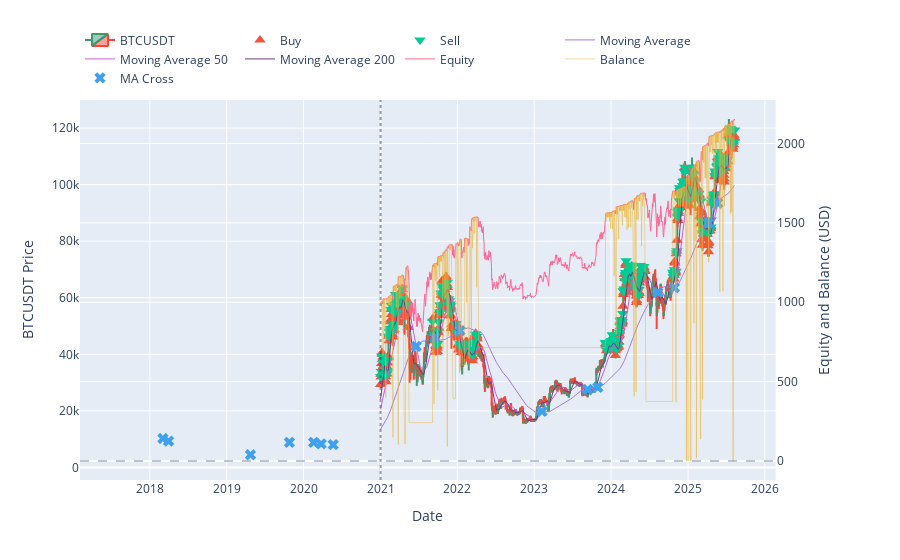

Notebook cell for this chart:
### Code cell
# ---- PLOT: Candlesticks + Buy/Sell markers + Equity curve (secondary y-axis) ----
import plotly.graph_objects as go
from plotly.subplots import make_subplots
import pandas as pd

# 1) Build the same price window used for the forward test
window = df.loc[pd.to_datetime(deposit_date):pd.to_datetime(horizon_end)].copy()

# 2) Extract Buy/Sell points from your simulation outputs
buy_x = [t for (t, p, s) in buys_act]
buy_y = [p for (t, p, s) in buys_act]
sell_x = [t for (t, p, s) in sells_act]
sell_y = [p for (t, p, s) in sells_act]

# 3) Make a dual-axis figure: price on left, equity on right
fig = make_subplots(specs=[[{"secondary_y": True}]])

# Candlesticks (primary y)
fig.add_trace(
    go.Candlestick(
        x=window.index,
        open=window["open"], high=window["high"], low=window["low"], close=window["close"],
        name=f"{symbol}"
    ),
    secondary_y=False
)

# 4) Buy/Sell markers on price
if buy_x:
    fig.add_trace(
        go.Scatter(
            x=buy_x, y=buy_y,
            mode="markers",
            marker_symbol="triangle-up",
            marker_size=10,
            name="Buy",
            hovertemplate="Buy<br>%{x|%Y-%m-%d}<br>Price: %{y:.2f}<extra></extra>"
        ),
        secondary_y=False
    )

if sell_x:
    fig.add_trace(
        go.Scatter(
            x=sell_x, y=sell_y,
            mode="markers",
            marker_symbol="triangle-down",
            marker_size=10,
            name="Sell",
            hovertemplate="Sell<br>%{x|%Y-%m-%d}<br>Price: %{y:.2f}<extra></extra>"
        ),
        secondary_y=False
    )

# 5) Moving Average (secondary y)
fig.add_trace(
    go.Scatter(
        x=window.index,
        y=window["Moving Average 200"],
        mode="lines",
        name="Moving Average",
        hovertemplate="Moving Average<br>%{x|%Y-%m-%d}<br>$%{y:,.2f}<extra></extra>",
        line = dict(width=1, color = "#A679E0"),

    ),
    secondary_y=False
)

# 5) Moving Average (secondary y)
fig.add_trace(
    go.Scatter(
        x=window.index,
        y=window["Moving Average 50"],
        mode="lines",
        name="Moving Average 50",
        hovertemplate="Moving Average 50<br>%{x|%Y-%m-%d}<br>$%{y:,.2f}<extra></extra>",
        line = dict(width=1, color = "#C461CF"),

    ),
    secondary_y=False
)

# 5) Moving Average (secondary y)
fig.add_trace(
    go.Scatter(
        x=window.index,
        y=window["Moving Average"],
        mode="lines",
        name="Moving Average 200",
        hovertemplate="Moving Average 200<br>%{x|%Y-%m-%d}<br>$%{y:,.2f}<extra></extra>",
        line = dict(width=1, color = "#75387D"),

    ),
    secondary_y=False
)

# 5) Equity curve (secondary y)
fig.add_trace(
    go.Scatter(
        x=equity_act.index,
        y=equity_act["equity"],
        mode="lines",
        name="Equity",
        hovertemplate="Equity<br>%{x|%Y-%m-%d}<br>$%{y:,.2f}<extra></extra>",
        line = dict(width=1)
    ),
    secondary_y=True
)

# 5) Balance curve (secondary y)
fig.add_trace(
    go.Scatter(
        x=equity_act.index,
        y=equity_act["Balance"],
        mode="lines",
        name="Balance",
        hovertemplate="Balance<br>%{x|%Y-%m-%d}<br>$%{y:,.2f}<extra></extra>",
        line = dict(width=0.5, color = "#EDB437")

    ),
    secondary_y=True
)

# 6) Cross Mark =======================================================
fig.add_trace(
        go.Scatter(
            # x=df_cross1['time'], y=df_cross1['Moving Average'], # INPUT. Plot MA20 Crossing MA50
            # x=df_cross2['time'], y=df_cross2['Moving Average'], # INPUT. Plot MA20 Crossing MA200
            x=df_cross3['time'], y=df_cross3['Moving Average 50'],# INPUT. Plot MA50 Crossing MA200
            mode="markers",
            marker_symbol="x",
            marker_size=10,
            name="MA Cross",
            hovertemplate="MA Cross<br>%{x|%Y-%m-%d}<br>Price: %{y:.2f}<extra></extra>",
            marker = dict(color = "#3EA0EE")
        ),
        secondary_y=False
    )

# 6) Cosmetics: titles, axes, helpful guides
fig.update_layout(
    # title=f"Martingale • Candlesticks + Trades + Equity  |  {deposit_date} → {horizon_days}",
    legend=dict(orientation="h", yanchor="bottom", y=1.02, xanchor="left", x=0),
    hovermode="x unified"
)
fig.update_xaxes(title_text="Date", rangeslider_visible=False)

fig.update_yaxes(title_text=f"{symbol} Price", secondary_y=False)
fig.update_yaxes(title_text="Equity and Balance (USD)", secondary_y=True)

# Add a vertical line at the deposit/start date
fig.add_vline(x=pd.to_datetime(deposit_date), line_dash="dot", opacity=0.5)

# Optional: zero-equity reference line on the right axis
fig.add_hline(y=0, line_dash="dash", opacity=0.3, secondary_y=True)

fig.show()

### Figure 1 — Plotly figure (JSON) as saved in the notebook; plotly's stock layout.template omitted (floating-point values rounded to 4 significant figures; data arrays with more than 128 entries replaced by an {"elided": "..."} marker saying what was removed)
{"data": [{"close": {"elided": "1683 float values"}, "high": {"elided": "1683 float values"}, "low": {"elided": "1683 float values"}, "name": "BTCUSDT", "open": {"elided": "1683 float values"}, "type": "candlestick", "x": {"elided": "1683 str values"}, "xaxis": "x", "yaxis": "y"}, {"hovertemplate": "Buy<br>%{x|%Y-%m-%d}<br>Price: %{y:.2f}<extra></extra>", "marker": {"size": 10, "symbol": "triangle-up"}, "mode": "markers", "name": "Buy", "type": "scatter", "x": {"elided": "533 str values"}, "xaxis": "x", "y": {"elided": "533 float values"}, "yaxis": "y"}, {"hovertemplate": "Sell<br>%{x|%Y-%m-%d}<br>Price: %{y:.2f}<extra></extra>", "marker": {"size": 10, "symbol": "triangle-down"}, "mode": "markers", "name": "Sell", "type": "scatter", "x": {"elided": "235 str values"}, "xaxis": "x", "y": {"elided": "235 float values"}, "yaxis": "y"}, {"hovertemplate": "Moving Average<br>%{x|%Y-%m-%d}<br>$%{y:,.2f}<extra></extra>", "line": {"color": "#A679E0", "width": 1}, "mode": "lines", "name": "Moving Average", "type": "scatter", "x": {"elided": "1683 str values"}, "xaxis": "x", "y": {"elided": "1683 float values"}, "yaxis": "y"}, {"hovertemplate": "Moving Average 50<br>%{x|%Y-%m-%d}<br>$%{y:,.2f}<extra></extra>", "line": {"color": "#C461CF", "width": 1}, "mode": "lines", "name": "Moving Average 50", "type": "scatter", "x": {"elided": "1683 str values"}, "xaxis": "x", "y": {"elided": "1683 float values"}, "yaxis": "y"}, {"hovertemplate": "Moving Average 200<br>%{x|%Y-%m-%d}<br>$%{y:,.2f}<extra></extra>", "line": {"color": "#75387D", "width": 1}, "mode": "lines", "name": "Moving Average 200", "type": "scatter", "x": {"elided": "1683 str values"}, "xaxis": "x", "y": {"elided": "1683 float values"}, "yaxis": "y"}, {"hovertemplate": "Equity<br>%{x|%Y-%m-%d}<br>$%{y:,.2f}<extra></extra>", "line": {"width": 1}, "mode": "lines", "name": "Equity", "type": "scatter", "x": {"elided": "1683 str values"}, "xaxis": "x", "y": {"elided": "1683 float values"}, "yaxis": "y2"}, {"hovertemplate": "Balance<br>%{x|%Y-%m-%d}<br>$%{y:,.2f}<extra></extra>", "line": {"color": "#EDB437", "width": 0.5}, "mode": "lines", "name": "Balance", "type": "scatter", "x": {"elided": "1683 str values"}, "xaxis": "x", "y": {"elided": "1683 float values"}, "yaxis": "y2"}, {"hovertemplate": "MA Cross<br>%{x|%Y-%m-%d}<br>Price: %{y:.2f}<extra></extra>", "marker": {"color": "#3EA0EE", "size": 10, "symbol": "x"}, "mode": "markers", "name": "MA Cross", "type": "scatter", "x": ["2017-08-17T00:00:00", "2018-03-04T00:00:00", "2018-03-31T00:00:00", "2019-04-24T00:00:00", "2019-10-26T00:00:00", "2020-02-18T00:00:00", "2020-03-25T00:00:00", "2020-05-21T00:00:00", "2021-06-19T00:00:00", "2021-09-15T00:00:00", "2022-01-14T00:00:00", "2023-02-07T00:00:00", "2023-09-12T00:00:00", "2023-10-30T00:00:00", "2024-08-10T00:00:00", "2024-10-28T00:00:00", "2025-04-07T00:00:00", "2025-05-22T00:00:00"], "xaxis": "x", "y": [null, 10270.0, 9337.0, 4517.0, 8884.0, 8880.0, 8338.0, 8089.0, 42840.0, 45950.0, 48430.0, 19830.0, 27580.0, 28360.0, 61950.0, 63560.0, 86460.0, 93490.0], "yaxis": "y"}], "layout": {"hovermode": "x unified", "legend": {"orientation": "h", "x": 0, "xanchor": "left", "y": 1.02, "yanchor": "bottom"}, "shapes": [{"line": {"dash": "dot"}, "opacity": 0.5, "type": "line", "x0": "2021-01-01T00:00:00", "x1": "2021-01-01T00:00:00", "xref": "x", "y0": 0, "y1": 1, "yref": "y domain"}, {"line": {"dash": "dash"}, "opacity": 0.3, "type": "line", "x0": 0, "x1": 1, "xref": "x domain", "y0": 0, "y1": 0, "yref": "y2"}], "xaxis": {"anchor": "y", "domain": [0, 0.94], "rangeslider": {"visible": false}, "title": {"text": "Date"}}, "yaxis": {"anchor": "x", "domain": [0, 1], "title": {"text": "BTCUSDT Price"}}, "yaxis2": {"anchor": "x", "overlaying": "y", "side": "right", "title": {"text": "Equity and Balance (USD)"}}}}
